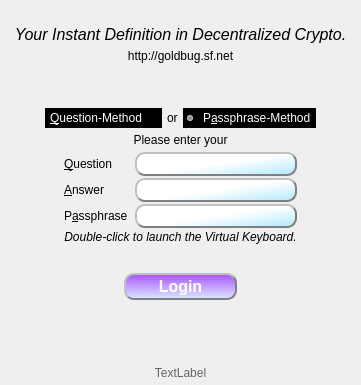
      <widget class="QWidget" name="tab_login">
       <property name="styleSheet">
        <string notr="true">QWidget#tab_login 
{
   border-image: url(:/Logo/background.png) 0 0 0 0 stretch stretch;
   border-width: 0px;
}
</string>
       </property>
       <attribute name="icon">
        <iconset>
         <normaloff>:/everaldo/goldbug_t.png</normaloff>:/everaldo/goldbug_t.png</iconset>
       </attribute>
       <attribute name="title">
        <string/>
       </attribute>
       <attribute name="toolTip">
        <string>Login</string>
       </attribute>
       <layout class="QVBoxLayout" name="verticalLayout_60">
        <property name="spacing">
         <number>5</number>
        </property>
        <property name="leftMargin">
         <number>5</number>
        </property>
        <property name="topMargin">
         <number>5</number>
        </property>
        <property name="rightMargin">
         <number>5</number>
        </property>
        <property name="bottomMargin">
         <number>5</number>
        </property>
        <item>
         <layout class="QVBoxLayout" name="verticalLayout_5">
          <item>
           <spacer name="verticalSpacer_9">
            <property name="orientation">
             <enum>Qt::Vertical</enum>
            </property>
            <property name="sizeType">
             <enum>QSizePolicy::Expanding</enum>
            </property>
            <property name="sizeHint" stdset="0">
             <size>
              <width>1</width>
              <height>1</height>
             </size>
            </property>
           </spacer>
          </item>
          <item>
           <widget class="QLabel" name="logo">
            <property name="toolTip">
             <string>&lt;html&gt;&lt;head/&gt;&lt;body&gt;&lt;p&gt;GoldBug logo uses the &lt;b&gt;Neuland &lt;/b&gt;font: &amp;quot;Neuland is a German typeface that was designed in 1923 by Rudolf Koch. It is often used today when an “exotic” or “primitive” look is desired, such as the logos for the Jurassic Park films. &amp;quot; - Wikipedia.&lt;/p&gt;&lt;/body&gt;&lt;/html&gt;</string>
            </property>
            <property name="text">
             <string/>
            </property>
            <property name="pixmap">
             <pixmap>:/Logo/goldbug-neuland.png</pixmap>
            </property>
            <property name="scaledContents">
             <bool>false</bool>
            </property>
            <property name="alignment">
             <set>Qt::AlignCenter</set>
            </property>
           </widget>
          </item>
          <item>
           <widget class="QLabel" name="label_31">
            <property name="font">
             <font>
              <pointsize>12</pointsize>
              <italic>true</italic>
             </font>
            </property>
            <property name="text">
             <string>Your Instant Definition in Decentralized Crypto.</string>
            </property>
            <property name="alignment">
             <set>Qt::AlignCenter</set>
            </property>
           </widget>
          </item>
          <item>
           <widget class="QLabel" name="label_100">
            <property name="text">
             <string>&lt;html&gt;&lt;head/&gt;&lt;body&gt;&lt;p&gt;&lt;a href=&quot;http://goldbug.sourceforge.net&quot;&gt;&lt;span style=&quot; text-decoration: none; color: black;&quot;&gt;http://goldbug.sf.net&lt;/span&gt;&lt;/a&gt;&lt;/p&gt;&lt;/body&gt;&lt;/html&gt;</string>
            </property>
            <property name="alignment">
             <set>Qt::AlignCenter</set>
            </property>
            <property name="openExternalLinks">
             <bool>true</bool>
            </property>
           </widget>
          </item>
          <item>
           <spacer name="verticalSpacer_14">
            <property name="orientation">
             <enum>Qt::Vertical</enum>
            </property>
            <property name="sizeHint" stdset="0">
             <size>
              <width>20</width>
              <height>40</height>
             </size>
            </property>
           </spacer>
          </item>
          <item>
           <layout class="QHBoxLayout" name="horizontalLayout_22">
            <property name="topMargin">
             <number>0</number>
            </property>
            <item>
             <spacer name="horizontalSpacer_6">
              <property name="orientation">
               <enum>Qt::Horizontal</enum>
              </property>
              <property name="sizeHint" stdset="0">
               <size>
                <width>40</width>
                <height>20</height>
               </size>
              </property>
             </spacer>
            </item>
            <item>
             <widget class="QRadioButton" name="question_rb_authenticate">
              <property name="sizePolicy">
               <sizepolicy hsizetype="Minimum" vsizetype="Preferred">
                <horstretch>0</horstretch>
                <verstretch>0</verstretch>
               </sizepolicy>
              </property>
              <property name="layoutDirection">
               <enum>Qt::RightToLeft</enum>
              </property>
              <property name="styleSheet">
               <string notr="true">background-color: rgb(0, 0, 0);
color: rgb(255, 255, 255);</string>
              </property>
              <property name="text">
               <string>&amp;Question-Method</string>
              </property>
             </widget>
            </item>
            <item>
             <widget class="QLabel" name="label_102">
              <property name="sizePolicy">
               <sizepolicy hsizetype="Fixed" vsizetype="Preferred">
                <horstretch>0</horstretch>
                <verstretch>0</verstretch>
               </sizepolicy>
              </property>
              <property name="text">
               <string>or</string>
              </property>
             </widget>
            </item>
            <item>
             <widget class="QRadioButton" name="passphrase_rb_authenticate">
              <property name="sizePolicy">
               <sizepolicy hsizetype="Minimum" vsizetype="Preferred">
                <horstretch>0</horstretch>
                <verstretch>0</verstretch>
               </sizepolicy>
              </property>
              <property name="layoutDirection">
               <enum>Qt::LeftToRight</enum>
              </property>
              <property name="styleSheet">
               <string notr="true">background-color: rgb(0, 0, 0);
color: rgb(255, 255, 255);</string>
              </property>
              <property name="text">
               <string>P&amp;assphrase-Method</string>
              </property>
              <property name="checked">
               <bool>true</bool>
              </property>
             </widget>
            </item>
            <item>
             <spacer name="horizontalSpacer_14">
              <property name="orientation">
               <enum>Qt::Horizontal</enum>
              </property>
              <property name="sizeHint" stdset="0">
               <size>
                <width>40</width>
                <height>20</height>
               </size>
              </property>
             </spacer>
            </item>
           </layout>
          </item>
          <item>
           <layout class="QHBoxLayout" name="horizontalLayout_32">
            <property name="topMargin">
             <number>0</number>
            </property>
            <item>
             <widget class="QLabel" name="passphraseLabel">
              <property name="text">
               <string>Please enter your</string>
              </property>
              <property name="alignment">
               <set>Qt::AlignCenter</set>
              </property>
             </widget>
            </item>
           </layout>
          </item>
          <item>
           <layout class="QHBoxLayout" name="horizontalLayout_25">
            <property name="topMargin">
             <number>0</number>
            </property>
            <item>
             <spacer name="horizontalSpacer_15">
              <property name="orientation">
               <enum>Qt::Horizontal</enum>
              </property>
              <property name="sizeHint" stdset="0">
               <size>
                <width>1</width>
                <height>20</height>
               </size>
              </property>
             </spacer>
            </item>
            <item>
             <layout class="QFormLayout" name="formLayout">
              <property name="fieldGrowthPolicy">
               <enum>QFormLayout::AllNonFixedFieldsGrow</enum>
              </property>
              <property name="horizontalSpacing">
               <number>7</number>
              </property>
              <property name="verticalSpacing">
               <number>2</number>
              </property>
              <property name="topMargin">
               <number>0</number>
              </property>
              <item row="2" column="0">
               <widget class="QLabel" name="label_103gb">
                <property name="text">
                 <string>&amp;Question</string>
                </property>
                <property name="buddy">
                 <cstring>question_authenticate</cstring>
                </property>
               </widget>
              </item>
              <item row="2" column="1">
               <widget class="spoton_lineedit" name="question_authenticate">
                <property name="sizePolicy">
                 <sizepolicy hsizetype="Expanding" vsizetype="Fixed">
                  <horstretch>0</horstretch>
                  <verstretch>0</verstretch>
                 </sizepolicy>
                </property>
                <property name="styleSheet">
                 <string notr="true">QLineEdit#question_authenticate {
background-color: qlineargradient(spread:pad, x1:0.968, y1:0.932, x2:0.513, y2:0.5, stop:0 rgba(183, 235, 255, 255), stop:1 rgba(255, 255, 255, 255)); 
     border-style: outset;
     border-width: 2px;
     border-radius: 10px;
     border-color: grey;
     min-width: 10em;
     padding: 2px;
 }
</string>
                </property>
               </widget>
              </item>
              <item row="7" column="0">
               <widget class="QLabel" name="label_124gb">
                <property name="text">
                 <string>P&amp;assphrase</string>
                </property>
                <property name="buddy">
                 <cstring>passphrase</cstring>
                </property>
               </widget>
              </item>
              <item row="7" column="1">
               <widget class="spoton_lineedit" name="passphrase">
                <property name="styleSheet">
                 <string notr="true">QLineEdit#passphrase {
background-color: qlineargradient(spread:pad, x1:0.968, y1:0.932, x2:0.513, y2:0.5, stop:0 rgba(183, 235, 255, 255), stop:1 rgba(255, 255, 255, 255)); 
     border-style: outset;
     border-width: 2px;
     border-radius: 10px;
     border-color: grey;
     min-width: 10em;
     padding: 2px;
 }
</string>
                </property>
                <property name="echoMode">
                 <enum>QLineEdit::Password</enum>
                </property>
               </widget>
              </item>
              <item row="6" column="0">
               <layout class="QHBoxLayout" name="horizontalLayout_75">
                <property name="topMargin">
                 <number>0</number>
                </property>
                <property name="rightMargin">
                 <number>0</number>
                </property>
                <item>
                 <widget class="QLabel" name="label_122gb">
                  <property name="text">
                   <string>&amp;Answer</string>
                  </property>
                  <property name="buddy">
                   <cstring>answer_authenticate</cstring>
                  </property>
                 </widget>
                </item>
               </layout>
              </item>
              <item row="6" column="1">
               <widget class="spoton_lineedit" name="answer_authenticate">
                <property name="styleSheet">
                 <string notr="true">QLineEdit#answer_authenticate {
background-color: qlineargradient(spread:pad, x1:0.968, y1:0.932, x2:0.513, y2:0.5, stop:0 rgba(183, 235, 255, 255), stop:1 rgba(255, 255, 255, 255)); 
     border-style: outset;
     border-width: 2px;
     border-radius: 10px;
     border-color: grey;
     min-width: 10em;
     padding: 2px;
 }
</string>
                </property>
                <property name="echoMode">
                 <enum>QLineEdit::Password</enum>
                </property>
               </widget>
              </item>
              <item row="8" column="0" colspan="2">
               <widget class="QLabel" name="label_103">
                <property name="font">
                 <font>
                  <italic>true</italic>
                 </font>
                </property>
                <property name="text">
                 <string>Double-click to launch the Virtual Keyboard.</string>
                </property>
                <property name="alignment">
                 <set>Qt::AlignCenter</set>
                </property>
               </widget>
              </item>
              <item row="9" column="0" colspan="2">
               <spacer name="horizontalSpacer_3">
                <property name="orientation">
                 <enum>Qt::Horizontal</enum>
                </property>
                <property name="sizeHint" stdset="0">
                 <size>
                  <width>40</width>
                  <height>20</height>
                 </size>
                </property>
               </spacer>
              </item>
             </layout>
            </item>
            <item>
             <spacer name="horizontalSpacer_19">
              <property name="orientation">
               <enum>Qt::Horizontal</enum>
              </property>
              <property name="sizeHint" stdset="0">
               <size>
                <width>1</width>
                <height>20</height>
               </size>
              </property>
             </spacer>
            </item>
           </layout>
          </item>
          <item>
           <layout class="QHBoxLayout" name="horizontalLayout_42">
            <property name="topMargin">
             <number>0</number>
            </property>
            <item>
             <spacer name="horizontalSpacer_9">
              <property name="orientation">
               <enum>Qt::Horizontal</enum>
              </property>
              <property name="sizeHint" stdset="0">
               <size>
                <width>20</width>
                <height>20</height>
               </size>
              </property>
             </spacer>
            </item>
            <item>
             <widget class="QPushButton" name="passphraseButton">
              <property name="sizePolicy">
               <sizepolicy hsizetype="Expanding" vsizetype="Fixed">
                <horstretch>0</horstretch>
                <verstretch>0</verstretch>
               </sizepolicy>
              </property>
              <property name="font">
               <font>
                <pointsize>12</pointsize>
                <weight>75</weight>
                <bold>true</bold>
               </font>
              </property>
              <property name="styleSheet">
               <string notr="true">QPushButton {
border: 2px solid gray;
background-color: qlineargradient(spread:reflect, x1:0.023, y1:0.988636, x2:0.028, y2:0.011, stop:0 rgba(218, 232, 255, 255), stop:1 rgba(170, 85, 255, 255));
color: rgb(255, 255, 255);
margin: 2px;
border-style: outset;
border-width: 2px;
border-radius: 10px;
border-color: grey;
min-width: 10em;
padding: 2px;
}

QPushButton:hover {
border: 2px solid gray;
color: rgb(0, 0, 0);
background-color: rgb(255, 255, 255);
margin: 2px;
border-style: outset;
border-width: 2px;
border-radius: 10px;
border-color: black;
min-width: 10em;
padding: 2px;
}

QPushButton:pressed {
background-color: black;
color: rgb(255, 255, 255);
border-style: inset;
}</string>
              </property>
              <property name="text">
               <string>Login</string>
              </property>
              <property name="icon">
               <iconset>
                <normaloff>:/nuvola/ok.png</normaloff>:/nuvola/ok.png</iconset>
              </property>
              <property name="iconSize">
               <size>
                <width>40</width>
                <height>40</height>
               </size>
              </property>
             </widget>
            </item>
            <item>
             <spacer name="horizontalSpacer_10">
              <property name="orientation">
               <enum>Qt::Horizontal</enum>
              </property>
              <property name="sizeHint" stdset="0">
               <size>
                <width>20</width>
                <height>20</height>
               </size>
              </property>
             </spacer>
            </item>
           </layout>
          </item>
          <item>
           <spacer name="verticalSpacer_2">
            <property name="orientation">
             <enum>Qt::Vertical</enum>
            </property>
            <property name="sizeHint" stdset="0">
             <size>
              <width>1</width>
              <height>40</height>
             </size>
            </property>
           </spacer>
          </item>
          <item>
           <layout class="QHBoxLayout" name="horizontalLayout_17">
            <property name="spacing">
             <number>0</number>
            </property>
            <property name="topMargin">
             <number>0</number>
            </property>
            <item>
             <spacer name="horizontalSpacer_16">
              <property name="orientation">
               <enum>Qt::Horizontal</enum>
              </property>
              <property name="sizeHint" stdset="0">
               <size>
                <width>1</width>
                <height>1</height>
               </size>
              </property>
             </spacer>
            </item>
            <item>
             <widget class="QLabel" name="version">
              <property name="font">
               <font>
                <weight>75</weight>
                <bold>true</bold>
               </font>
              </property>
              <property name="toolTip">
               <string>&lt;html&gt;&lt;head/&gt;&lt;body&gt;&lt;p align=&quot;center&quot;&gt;A minimalistic &lt;br/&gt;desktop messenger GUI&lt;br/&gt;for the messaging library of&lt;br/&gt;http://spot-on.sf.net.&lt;/p&gt;&lt;/body&gt;&lt;/html&gt;</string>
              </property>
              <property name="alignment">
               <set>Qt::AlignCenter</set>
              </property>
              <property name="openExternalLinks">
               <bool>true</bool>
              </property>
             </widget>
            </item>
            <item>
             <spacer name="horizontalSpacer_33">
              <property name="orientation">
               <enum>Qt::Horizontal</enum>
              </property>
              <property name="sizeHint" stdset="0">
               <size>
                <width>1</width>
                <height>1</height>
               </size>
              </property>
             </spacer>
            </item>
           </layout>
          </item>
          <item>
           <widget class="QLabel" name="buildInformation">
            <property name="styleSheet">
             <string notr="true"> color:#666666;</string>
            </property>
            <property name="text">
             <string>TextLabel</string>
            </property>
            <property name="alignment">
             <set>Qt::AlignCenter</set>
            </property>
           </widget>
          </item>
         </layout>
        </item>
       </layout>
      </widget>
